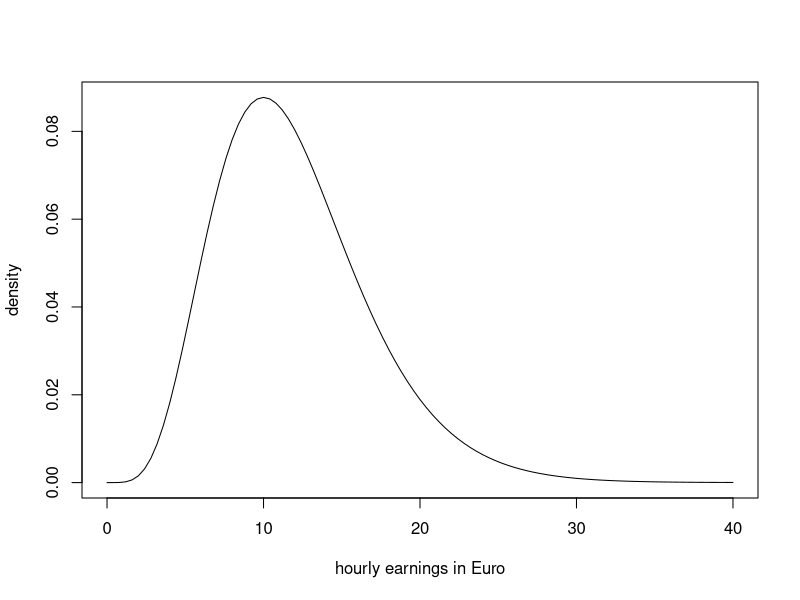
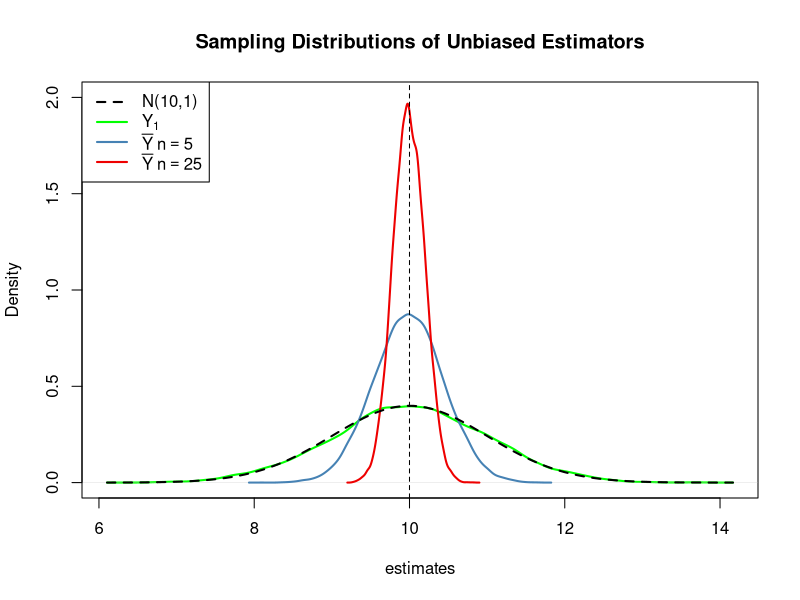
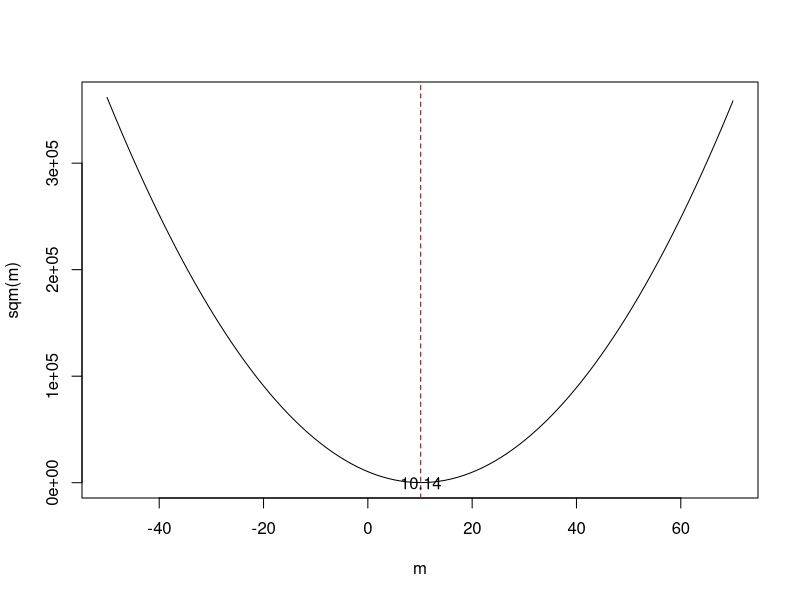
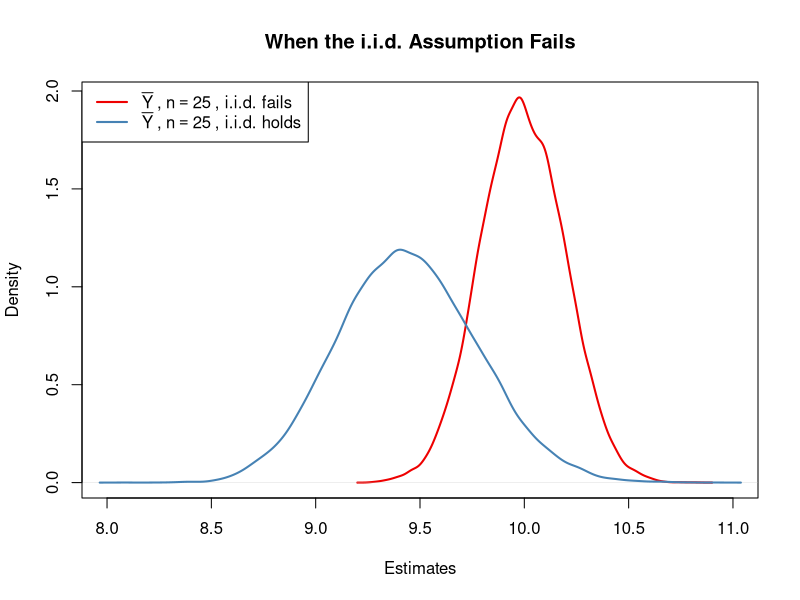
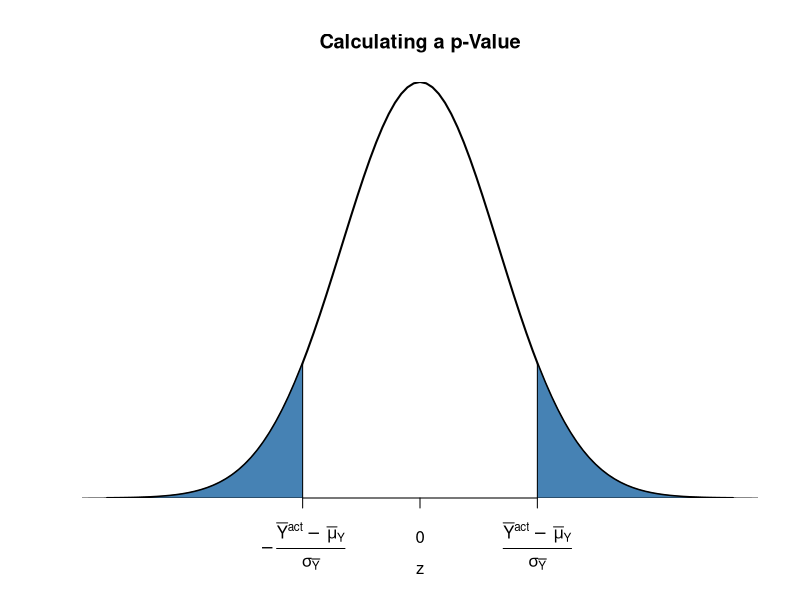
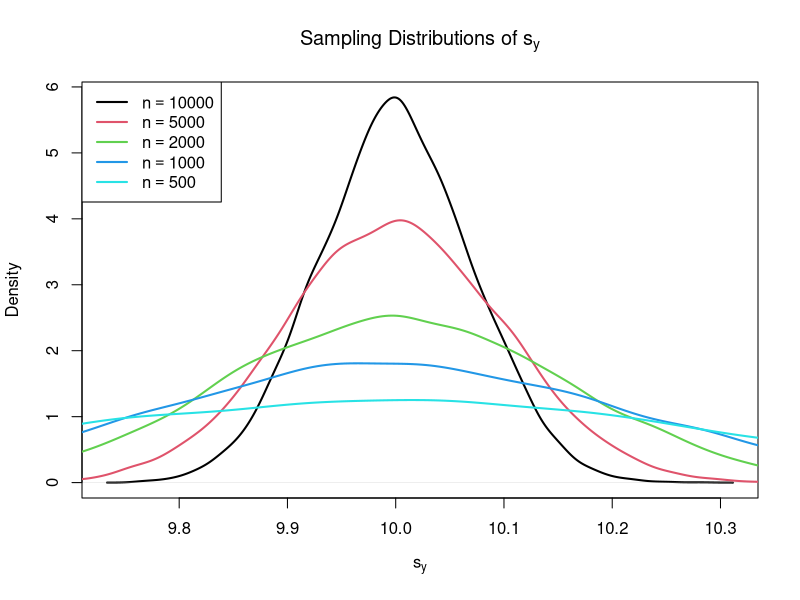
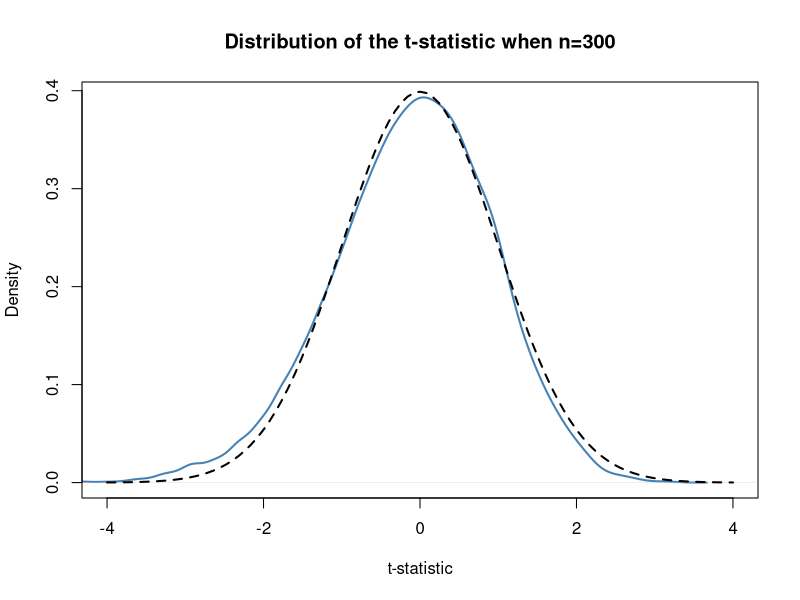
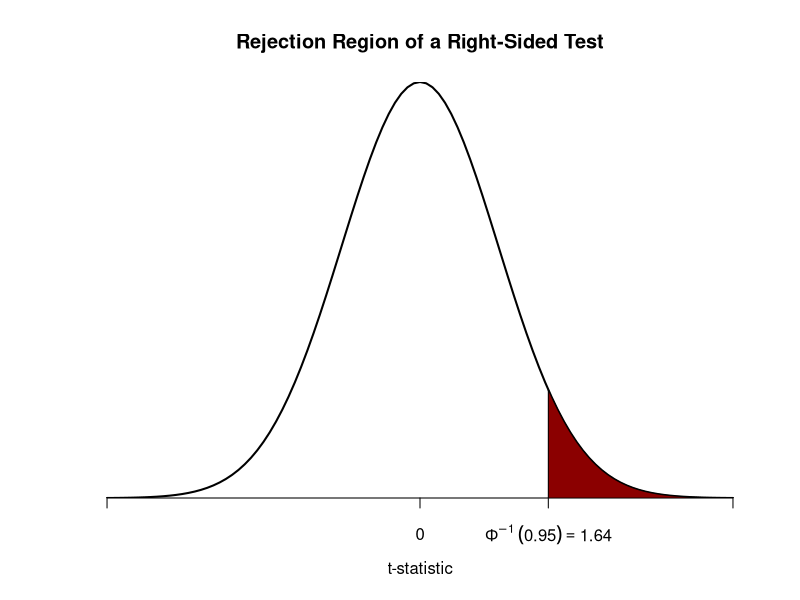

Generate these figures, in order, with R:
## ---- chunk 1
# plot the chi_12^2 distribution
curve(dchisq(x, df=12), 
      from = 0, 
      to = 40, 
      ylab = "density", 
      xlab = "hourly earnings in Euro"
      )
## ---- chunk 2
# set seed for reproducibility
set.seed(1)

# sample from the chi_12^2 distribution, keep only the first observation
rchisq(n = 100, df = 12)[1]
## ---- chunk 3
# generate a fictive population
pop <- rnorm(10000, 10, 1)

# sample form pop and estimate the mean
est1 <- replicate(expr = mean(sample(x = pop, size = 5)), n = 25000)

est2 <- replicate(expr = mean(sample(x = pop, size = 25)), n = 25000)

fo <- replicate(expr = sample(x = pop, size = 5)[1], n = 25000)
## ---- chunk 4
# check if object type is vector
is.vector(est1)
is.vector(est2)

# check length
length(est1)
length(est2)
## ---- chunk 5
# plot density estimate Y_1
plot(density(fo), 
      col = 'green', 
      lwd = 2,
      ylim = c(0, 2),
      xlab = 'estimates',
      main = 'Sampling Distributions of Unbiased Estimators'
      )

# add density estimate for the distribution of the sample mean with n=5 to the plot
lines(density(est1), 
     col = 'steelblue', 
     lwd = 2, 
     bty = 'l'
     )

# add density estimate for the distribution of the sample mean with n=25 to the plot
lines(density(est2), 
      col = 'red2', 
      lwd = 2
      )

# add a vertical line marking the true parameter
abline(v = 10, lty = 2)

# add N(10,1) density to the plot
curve(dnorm(x, mean = 10), 
     lwd = 2,
     lty = 2,
     add = T
     )

# add a legend
legend("topleft",
       legend = c("N(10,1)",
                  expression(Y[1]),
                  expression(bar(Y) ~ n == 5),
                  expression(bar(Y) ~ n == 25)
                  ), 
       lty = c(2, 1, 1, 1), 
       col = c('black','green', 'steelblue', 'red2'),
       lwd = 2
       )
## ---- chunk 6
# define the function and vectorize it
sqm <- function(m) {
 sum((y-m)^2)
}
sqm <- Vectorize(sqm)

# draw random sample and compute the mean
y <- rnorm(100, 10, 1)
mean(y)
## ---- chunk 7
# plot the objective function
curve(sqm(x), 
      from = -50, 
      to = 70,
      xlab = "m",
      ylab = "sqm(m)"
      )

# add vertical line at mean(y)
abline(v = mean(y), 
       lty = 2, 
       col = "darkred"
       )

# add annotation at mean(y)
text(x = mean(y), 
     y = 0, 
     labels = paste(round(mean(y), 2))
     )
## ---- chunk 8
# compute the population mean of pop
mean(pop)
## ---- chunk 9
# simulate outcome for the sample mean when the i.i.d. assumption fails
est3 <-  replicate(n = 25000, 
                   expr = mean(sample(x = sort(pop), 
                                      size = 10, 
                                      prob = c(rep(4, 2500), rep(1, 7500))
                                      )
                          )
                   )

# compute the sample mean of the outcomes
mean(est3)
## ---- chunk 10
# sampling distribution of sample mean, i.i.d. holds, n=25
plot(density(est2), 
      col = 'red2',
      lwd = 2,
      xlim = c(8, 11),
      xlab = 'Estimates',
      main = 'When the i.i.d. Assumption Fails'
     )

# sampling distribution of sample mean, i.i.d. fails, n=25
lines(density(est3),
      col = 'steelblue',
      lwd = 2
      )

# add a legend
legend("topleft",
       legend = c(expression(bar(Y) ~ "," ~ n == 25 ~ ", i.i.d. fails"),
                  expression(bar(Y) ~ "," ~ n == 25 ~ ", i.i.d. holds")
                  ), 
       lty = c(1, 1), 
       col = c('red2', 'steelblue'),
       lwd = 2
       )
## ---- chunk 11
# plot the standard normal density on the interval [-4,4]
curve(dnorm(x),
      xlim = c(-4, 4),
      main = 'Calculating a p-Value',
      yaxs = 'i',
      xlab = 'z',
      ylab = '',
      lwd = 2,
      axes = 'F'
      )

# add x-axis
axis(1, 
     at = c(-1.5, 0, 1.5), 
     padj = 0.75,
     labels = c(expression(-frac(bar(Y)^"act"~-~bar(mu)[Y,0], sigma[bar(Y)])),
                0,
                expression(frac(bar(Y)^"act"~-~bar(mu)[Y,0], sigma[bar(Y)])))
     )

# shade p-value/2 region in left tail
polygon(x = c(-6, seq(-6, -1.5, 0.01), -1.5),
        y = c(0, dnorm(seq(-6, -1.5, 0.01)),0), 
        col = 'steelblue'
        )

# shade p-value/2 region in right tail
polygon(x = c(1.5, seq(1.5, 6, 0.01), 6),
        y = c(0, dnorm(seq(1.5, 6, 0.01)), 0), 
        col = 'steelblue'
        )

## ---- chunk 12
# vector of sample sizes
n <- c(10000, 5000, 2000, 1000, 500)

# sample observations, estimate using sd() and plot estimated distributions
s2_y <- replicate(n = 10000, expr = sd(rnorm(n[1], 10, 10)))
plot(density(s2_y),
     main = expression('Sampling Distributions of' ~ s[y]),
     xlab = expression(s[y]),
     lwd = 2
     )

for (i in 2:length(n)) {
  s2_y <- replicate(n = 10000, expr = sd(rnorm(n[i], 10, 10)))
  lines(density(s2_y), 
        col = i, 
        lwd = 2
        )
}

# add a legend
legend("topleft",
       legend = c(expression(n == 10000),
                  expression(n == 5000),
                  expression(n == 2000),
                  expression(n == 1000),
                  expression(n == 500)
       ), 
       col = 1:5,
       lwd = 2
)
## ---- chunk 13
# draw 10000 samples of size 100 and estimate the mean of Y and
# estimate the standard error of the sample mean

mean_estimates <- numeric(10000)
se_estimates <- numeric(10000)

for (i in 1:10000) {
  s <- sample(0:1, 
              size = 100,  
              prob = c(0.9, 0.1),
              replace = T
              )
  mean_estimates[i] <- mean(s)
  se_estimates[i] <- sqrt(mean(s)*(1-mean(s))/100)
}

mean(mean_estimates)
mean(se_estimates)
## ---- chunk 14
# sample and estimate, compute standard error and make a hypothesis
samplemean_act <- mean(
  sample(0:1, 
         prob = c(0.9, 0.1), 
         replace = T, 
         size = 100
         )
  )

SE_samplemean <- sqrt(samplemean_act * (1-samplemean_act)/100)

mean_h0 <- 0.1 #true null hypothesis

# compute the p-value
pvalue <- 2 * pnorm(-abs(samplemean_act - mean_h0)/SE_samplemean)
pvalue
## ---- chunk 15
# compute a t-statistic for the sample mean
tstatistic <- (samplemean_act - mean_h0) / SE_samplemean
tstatistic
## ---- chunk 16
# prepare empty vector for t-statistics
tstatistics <- numeric(10000)

# set sample size
n <- 300

# simulate 10000 t-statistics
for (i in 1:10000) {
  s <- sample(0:1, 
              size = n,  
              prob = c(0.9, 0.1),
              replace = T
              )
  tstatistics[i] <- (mean(s)-0.1)/(sqrt(mean(s)*(1-mean(s))/n))
}
## ---- chunk 17
# plot density and compare to N(0,1) density
plot(density(tstatistics),
     xlab = 't-statistic',
     main = 'Distribution of the t-statistic when n=300',
     lwd = 2,
     xlim = c(-4, 4),
     col = 'steelblue'
     )

# N(0,1) density (dashed)
curve(dnorm(x), 
      add = T, 
      lty = 2, 
      lwd = 2
      )
## ---- chunk 18
# check whether p-value < 0.05
pvalue < 0.05
## ---- chunk 19
# check the critical value
qnorm(p = 0.05)

# check whether the null is rejected using the t-statistic computed further above
abs(tstatistic) > 1.96
## ---- chunk 20
# plot the standard normal density on the domain [-4,4]
curve(dnorm(x),
      xlim = c(-4, 4),
      main = 'Rejection Region of a Right-Sided Test',
      yaxs = 'i',
      xlab = 't-statistic',
      ylab = '',
      lwd = 2,
      axes = 'F'
)

# add x-axis
axis(1, 
     at = c(-4, 0, 1.64, 4), 
     padj = 0.5,
     labels = c('', 0, expression(Phi^-1~(.95)==1.64), '')
)

# shade rejection region in the left tail
polygon(x = c(1.64, seq(1.64, 4, 0.01), 4),
        y = c(0, dnorm(seq(1.64, 4, 0.01)), 0), 
        col = 'darkred'
)
## ---- chunk 21
# plot the standard normal density on the domain [-4,4]
curve(dnorm(x),
      xlim = c(-4, 4),
      main = 'Rejection Region of a Left-Sided Test',
      yaxs = 'i',
      xlab = 't-statistic',
      ylab = '',
      lwd = 2,
      axes = 'F'
)

# add x-axis
axis(1, 
     at = c(-4, 0, -1.64, 4), 
     padj = 0.5,
     labels = c('', 0, expression(Phi^-1~(.05)==-1.64), '')
)

# shade rejection region in right tail
polygon(x = c(-4, seq(-4, -1.64, 0.01), -1.64),
        y = c(0, dnorm(seq(-4, -1.64, 0.01)), 0), 
        col = 'darkred'
)
## ---- chunk 22
# set random seed
set.seed(1)

# generate some sample data
sampledata <- rnorm(100, 10, 10)

# checke type
typeof(t.test(sampledata))

# display list elements produced by t.test
ls(
  t.test(sampledata)
)
## ---- chunk 23
t.test(sampledata)$"conf.int"
## ---- chunk 24
t.test(sampledata)
## ---- chunk 25
# set random seed
set.seed(1)

# draw data from two different populations with equal mean
sample_pop1 <- rnorm(100, 10, 10)
sample_pop2 <- rnorm(100, 10, 20)

# perform a two sample t-test
t.test(sample_pop1, sample_pop2)
## ---- chunk 26
# install and load the readxl package
install.packages('readxl')
library(readxl)
## ---- chunk 27
# import the data into R
cps <- read_excel(path = 'data/cps_ch3.xlsx')
## ---- chunk 28
# install and load the dplyr package
install.packages('dplyr') 
library('dplyr')
## ---- chunk 29
# Get an overview of the data structure
head(cps)

# group data by gender and year and compute the mean, standard deviation
# and number of observations for each group
avgs <- cps %>% 
        group_by(a_sex, year) %>% 
        summarise(mean(ahe08), 
                  sd(ahe08), 
                  n()
                  )

# print results to the console
print(avgs)
## ---- chunk 30
# split the data set by gender
male <- avgs %>% filter(a_sex == 1) 
female <- avgs %>% filter(a_sex == 2)

# Rename columns of both splits
colnames(male)   <- c("Sex", "Year", "Y_bar_m", "s_m", "n_m")
colnames(female) <- c("Sex", "Year", "Y_bar_f", "s_f", "n_f")

# Estimate gender gaps, compute standard errors and confidence intervals for all dates
gap <- male$Y_bar_m - female$Y_bar_f

gap_se <- sqrt(male$s_m^2 / male$n_m + female$s_f^2 / female$n_f)

gap_ci_l <- gap - 1.96 * gap_se

gap_ci_u <- gap + 1.96 * gap_se

result <- cbind(male[,-1], female[,-(1:2)], gap, gap_se, gap_ci_l, gap_ci_u)

# print results to the console
print(result, digits = 3)
## ---- chunk 31
# set random seed
set.seed(123)

# generate data set
X <- runif(n = 100, 
           min = 18, 
           max = 70
           )
Y <- X + rnorm(n=100, 50, 15)

# plot observations
plot(X, 
     Y, 
     type = "p",
     main = "A Scatterplot of X and Y",
     xlab = "Age",
     ylab = "Earnings",
     col = "steelblue",
     pch = 19
     )
## ---- chunk 32
# compute sample covariance of X and Y
cov(X, Y)

# compute sample correlation between X and Y
cor(X, Y)

# equivalent way to compute the sample correlation
cov(X, Y)/(sd(X) * sd(Y))
## ---- chunk 33
library(MASS)

# set random seed
set.seed(1)

# positive correlation (0.81)
example1 <- mvrnorm(100,
                    mu = c(0, 0), 
                    Sigma = matrix(c(2, 2, 2, 3), ncol = 2),
                    empirical = TRUE
                    )

# negative correlation (-0.81)
example2 <- mvrnorm(100,
                    mu = c(0, 0), 
                    Sigma = matrix(c(2, -2, -2, 3), ncol = 2),
                    empirical = TRUE
                    )

# no correlation 
example3 <- mvrnorm(100,
                    mu = c(0, 0), 
                    Sigma = matrix(c(1, 0, 0, 1), ncol = 2),
                    empirical = TRUE
                    )

# no correlation (quadratic relationship)
X <- seq(-3, 3, 0.01)
Y <- -X^2 + rnorm(length(X))

example4 <- cbind(X, Y)

# divide plot area as 2-by-2 array
par(mfrow = c(2, 2))

plot(example1, col = 'steelblue', pch = 20, xlab = 'X', ylab = 'Y', main = "Correlation = 0.81")
plot(example2, col = 'steelblue', pch = 20, xlab = 'X', ylab = 'Y', main = "Correlation = -0.81")
plot(example3, col = 'steelblue', pch = 20, xlab = 'X', ylab = 'Y', main = "Correlation = 0")
plot(example4, col = 'steelblue', pch = 20, xlab = 'X', ylab = 'Y', main = "Correlation = 0")
